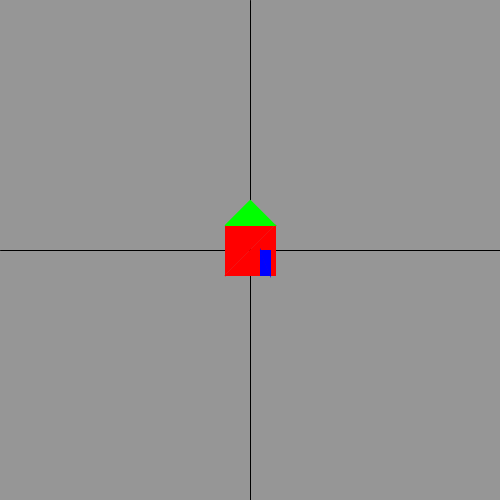
Frame 1 (no input)
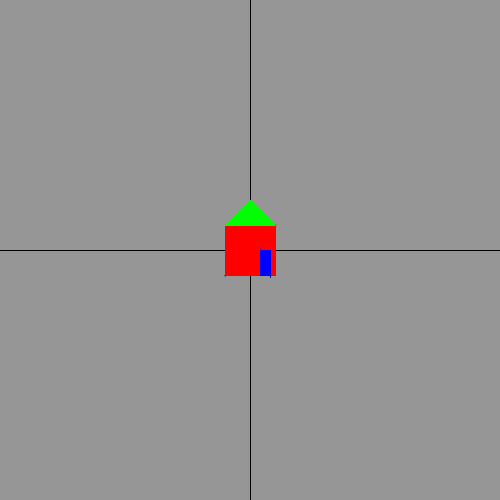
Frame 60 (the mouse pressed at the canvas centre just before this capture)
Frame 120 (the mouse held since frame 60 and released just before this capture): identical to frame 60, image omitted

The Processing sketch that drew these frames (run headless with seeded random() and noise(); from frame 60 on, the mouse is pressed at the canvas centre):

// Processing sketch: sketch_3_transformation
// ── sketch_3_transformation.pde



void myColorTriangle (int x0, int y0, int r0, int g0, int b0, 
                      int x1, int y1, int r1, int g1, int b1,
                      int x2, int y2, int r2, int g2, int b2)
{
  // insert your code here to draw a triangle with vertices (x0, y0), (x1, y1) and (x2, y2) 
  // with colors (r0, g0, b0), (r1, g1, b1) and (r2, g2, b2) attached to each vertex respectively.
  //
  // Your implementation should interpolate the colors accross the triangle.
  //
  // Only use calls to the function drawColorPoint() which is below the do not edit line
  // This function has the following signature
  
  // your code should be an extension of the myTrangle function from Assignment 2.
}


PMatrix2D transformTheHouse()
{
  // return a matrix that has all of the transformations of the highest level you reached in the 
  // transformation game of last week's online assignment
  //
  
  // start with the identity matrix
  PMatrix2D retval = new PMatrix2D();
  
  // Add your transformations here....remember you must preMultiply
  // Also recall, in Processing +y is down (in transformation game +y is up)
  // in processing: +rotation is clockwise (and in radians)....in transformation game +rotation is counter-clockwise (and in degrees).
  
 
  // return the result
  return retval;
}

// --------------------------------------------------------------------------------------------
//
//  Do not edit below this lne
//
// --------------------------------------------------------------------------------------------

boolean doMine = true;
int scene = 1;
color backgroundColor = color (150, 150, 150);

void setup () 
{
  size (500, 500);
  background (backgroundColor);
}

void draw ()
{
  if (scene == 1) doHouse();
  if (scene == 2) doTriangle();
}

//
// fills in the pixel (x, y) with the color (r,g,b)
//
void drawColorPoint (int x, int y, int r, int g, int b)
{
  stroke (r, g, b);
  point (x,y);
}

void doHouse()
{
  PMatrix2D trn = new PMatrix2D();
 
  
  stroke (0,0,0);
  line (0, 250, 500, 250);
  line (250, 0, 250, 500);
  
  trn.translate (250, 250);  
  trn.apply (transformTheHouse());

    applyMatrix (trn);
    
    fill (255, 0, 0);
    stroke (255,0,0);
    triangle (-25, 25, 25, -25, -25, -25);
    triangle (25, 25, 25, -25, -25, 25);
    
    fill (0, 255, 0);
    stroke (0,255,0);
    triangle (-25,-25, 25, -25, 0, -50);
    
    stroke (0,0,255);
    fill (0,0,255);
   triangle (10, 0, 10, 25, 20, 25);
   triangle (10, 0, 20, 25, 20, 0);
}

void doTriangle ()
{
  myColorTriangle (300, 400, 0, 0, 255,
                   400, 100, 0, 255, 0,
                   50, 50, 255, 0, 0);
}

void keyPressed()
{
  if (key == '1') 
  {
    background (backgroundColor);
    scene = 1;
  }
  
  if (key == '2') 
  {
    background (backgroundColor);
    scene = 2;
  }

  
  if (key == 'q') exit();
}
